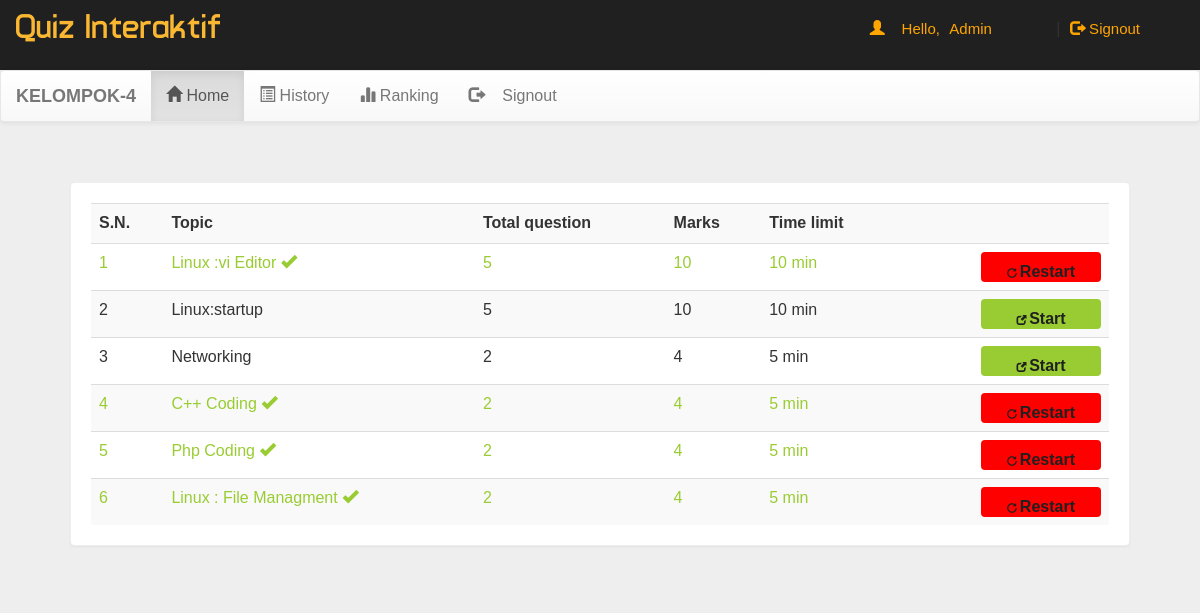
Page /account.php?q=1 (signed in) on the earlier database version.
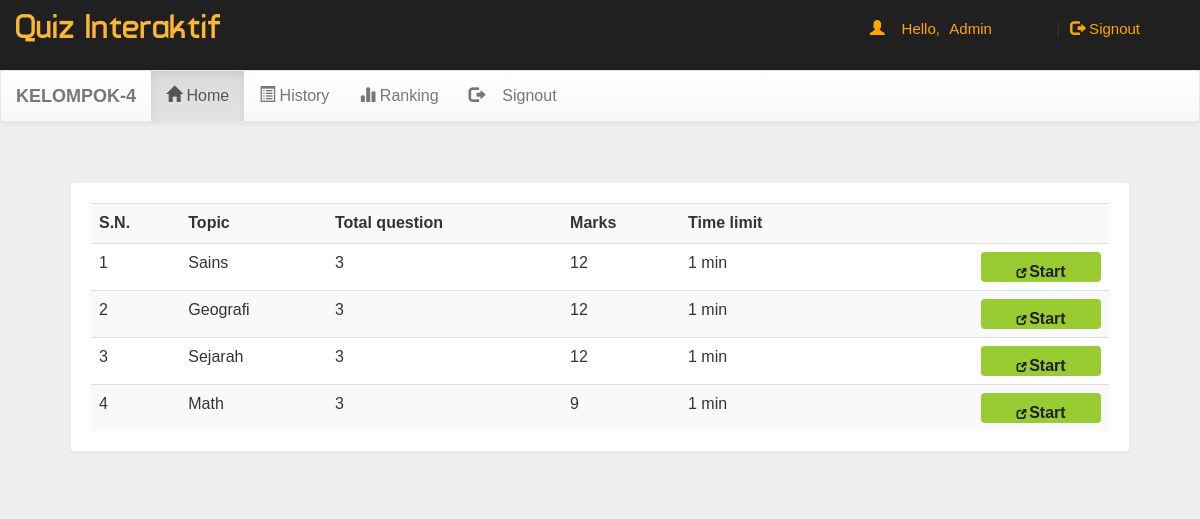
Same page on the later database version.
### tables this page shows
CREATE TABLE `quiz` (
  `eid` text NOT NULL,
  `title` varchar(100) NOT NULL,
  `sahi` int(11) NOT NULL,
  `wrong` int(11) NOT NULL,
  `total` int(11) NOT NULL,
  `time` bigint(20) NOT NULL,
  `intro` text NOT NULL,
  `tag` varchar(100) NOT NULL,
  `date` timestamp NOT NULL DEFAULT current_timestamp() ON UPDATE current_timestamp()
);

### account.php (the view, shortened to what this page needs)
<!DOCTYPE html PUBLIC "-//W3C//DTD XHTML 1.0 Transitional//EN" "http://www.w3.org/TR/xhtml1/DTD/xhtml1-transitional.dtd">
<html xmlns="http://www.w3.org/1999/xhtml">
<head>
<link  rel="stylesheet" href="css/bootstrap.min.css"/>
 <link  rel="stylesheet" href="css/bootstrap-theme.min.css"/>
 <link rel="stylesheet" href="css/main.css">
 <link  rel="stylesheet" href="css/font.css">
</head>
<body>
<div class="header">
<div class="row">
<div class="col-lg-6">
<span class="logo">Quiz Interaktif</span></div>
<div class="col-md-4 col-md-offset-2">
 <?php
 include_once 'dbConnection.php';
  if(!(isset($_SESSION['email']))){
header("location:index.php");
}
else
{
$name = $_SESSION['name'];
$email=$_SESSION['email'];
echo '<span class="pull-right top title1" ><span class="log1"><span class="glyphicon glyphicon-user" aria-hidden="true"></span>&nbsp;&nbsp;&nbsp;&nbsp;Hello,</span> <a href="account.php?q=1" class="log log1">'.$name.'</a>&nbsp;|&nbsp;<a href="logout.php?q=account.php" class="log"><span class="glyphicon glyphicon-log-out" aria-hidden="true"></span>&nbsp;Signout</button></a></span>';
}?>
</div>
</div></div>
<div class="bg">
<nav class="navbar navbar-default title1">
  <div class="container-fluid">
    <div class="navbar-header">
      <a class="navbar-brand" href="#"><b>KELOMPOK-4</b></a>
    </div>
    <div class="collapse navbar-collapse" id="bs-example-navbar-collapse-1">
      <ul class="nav navbar-nav">
        <li <?php if(@$_GET['q']==1) echo'class="active"'; ?> ><a href="account.php?q=1"><span class="glyphicon glyphicon-home" aria-hidden="true"></span>&nbsp;Home<span class="sr-only">(current)</span></a></li>
        <li <?php if(@$_GET['q']==2) echo'class="active"'; ?>><a href="account.php?q=2"><span class="glyphicon glyphicon-list-alt" aria-hidden="true"></span>&nbsp;History</a></li>
		<li <?php if(@$_GET['q']==3) echo'class="active"'; ?>><a href="account.php?q=3"><span class="glyphicon glyphicon-stats" aria-hidden="true"></span>&nbsp;Ranking</a></li>
		<li class="pull-right"> <a href="logout.php?q=account.php"><span class="glyphicon glyphicon-log-out" aria-hidden="true"></span>&nbsp;&nbsp;&nbsp;&nbsp;Signout</a></li>
		</ul>
      </div>
  </div>
</nav>
<div class="container">
<div class="row">
<div class="col-md-12">
<?php if(@$_GET['q']==1) {
$result = mysqli_query($con,"SELECT * FROM quiz ORDER BY date DESC") or die('Error');
echo  '<div class="panel"><div class="table-responsive"><table class="table table-striped title1">
<tr><td><b>S.N.</b></td><td><b>Topic</b></td><td><b>Total question</b></td><td><b>Marks</b></td><td><b>Time limit</b></td><td></td></tr>';
$c=1;
while($row = mysqli_fetch_array($result)) {
	$title = $row['title'];
	$total = $row['total'];
	$sahi = $row['sahi'];
    $time = $row['time'];
	$eid = $row['eid'];
$q12=mysqli_query($con,"SELECT score FROM history WHERE eid='$eid' AND email='$email'" )or die('Error98');
$rowcount=mysqli_num_rows($q12);
if($rowcount == 0){
	echo '<tr><td>'.$c++.'</td><td>'.$title.'</td><td>'.$total.'</td><td>'.$sahi*$total.'</td><td>'.$time.'&nbsp;min</td>
	<td><b><a href="account.php?q=quiz&step=2&eid='.$eid.'&n=1&t='.$total.'" class="pull-right btn sub1" style="margin:0px;background:#99cc32"><span class="glyphicon glyphicon-new-window" aria-hidden="true"></span>&nbsp;<span class="title1"><b>Start</b></span></a></b></td></tr>';
}
else
{
echo '<tr style="color:#99cc32"><td>'.$c++.'</td><td>'.$title.'&nbsp;<span title="This quiz is already solve by you" class="glyphicon glyphicon-ok" aria-hidden="true"></span></td><td>'.$total.'</td><td>'.$sahi*$total.'</td><td>'.$time.'&nbsp;min</td>
	<td><b><a href="update.php?q=quizre&step=25&eid='.$eid.'&n=1&t='.$total.'" class="pull-right btn sub1" style="margin:0px;background:red"><span class="glyphicon glyphicon-repeat" aria-hidden="true"></span>&nbsp;<span class="title1"><b>Restart</b></span></a></b></td></tr>';
}
}
echo '</table></div></div>';
}?>
</div></div></div></div>
</body>
</html>

Differences in the rows shown:
removed quiz: title "Linux :vi Editor", total "5", $sahi*$total "10", time "10"
removed quiz: title "Linux:startup", total "5", $sahi*$total "10", time "10"
removed quiz: title "Networking", total "2", $sahi*$total "4", time "5"
removed quiz: title "C++ Coding", total "2", $sahi*$total "4", time "5"
removed quiz: title "Php Coding", total "2", $sahi*$total "4", time "5"
removed quiz: title "Linux : File Managment", total "2", $sahi*$total "4", time "5"
added quiz: title "Sains", total "3", $sahi*$total "12", time "1"
added quiz: title "Geografi", total "3", $sahi*$total "12", time "1"
added quiz: title "Sejarah", total "3", $sahi*$total "12", time "1"
added quiz: title "Math", total "3", $sahi*$total "9", time "1"
